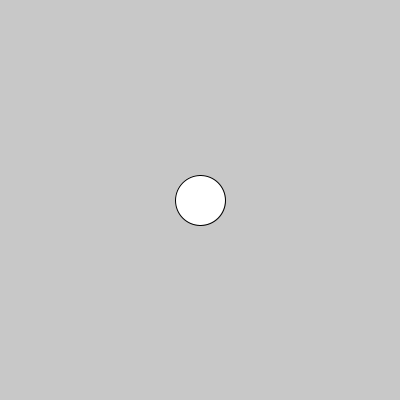
Frame 1 (no input)
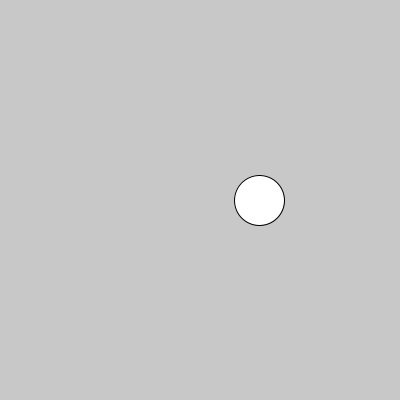
Frame 60 (the mouse pressed at the canvas centre just before this capture)
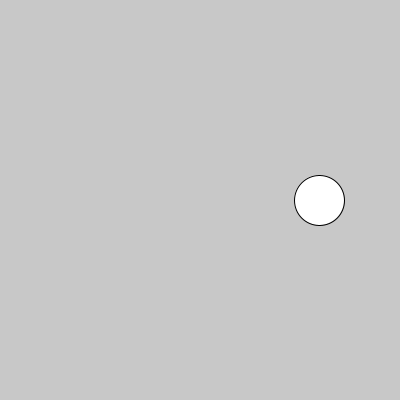
Frame 120 (the mouse held since frame 60 and released just before this capture)

The Processing sketch that drew these frames (run headless with seeded random() and noise(); from frame 60 on, the mouse is pressed at the canvas centre):

// Processing sketch: condicional_rebote_x
// ── condicional_rebote_x.pde
int tam = 50;
int dir = 1;
int posX;

void setup(){
  size(400,400);
  posX = height/2;
}

void draw(){
  background(200);
  ellipse(posX, height/2, tam, tam);
  if(posX+tam/2 > width || posX-tam/2 < 0){
    dir = dir * -1;
  }
  posX = posX + dir;
}
